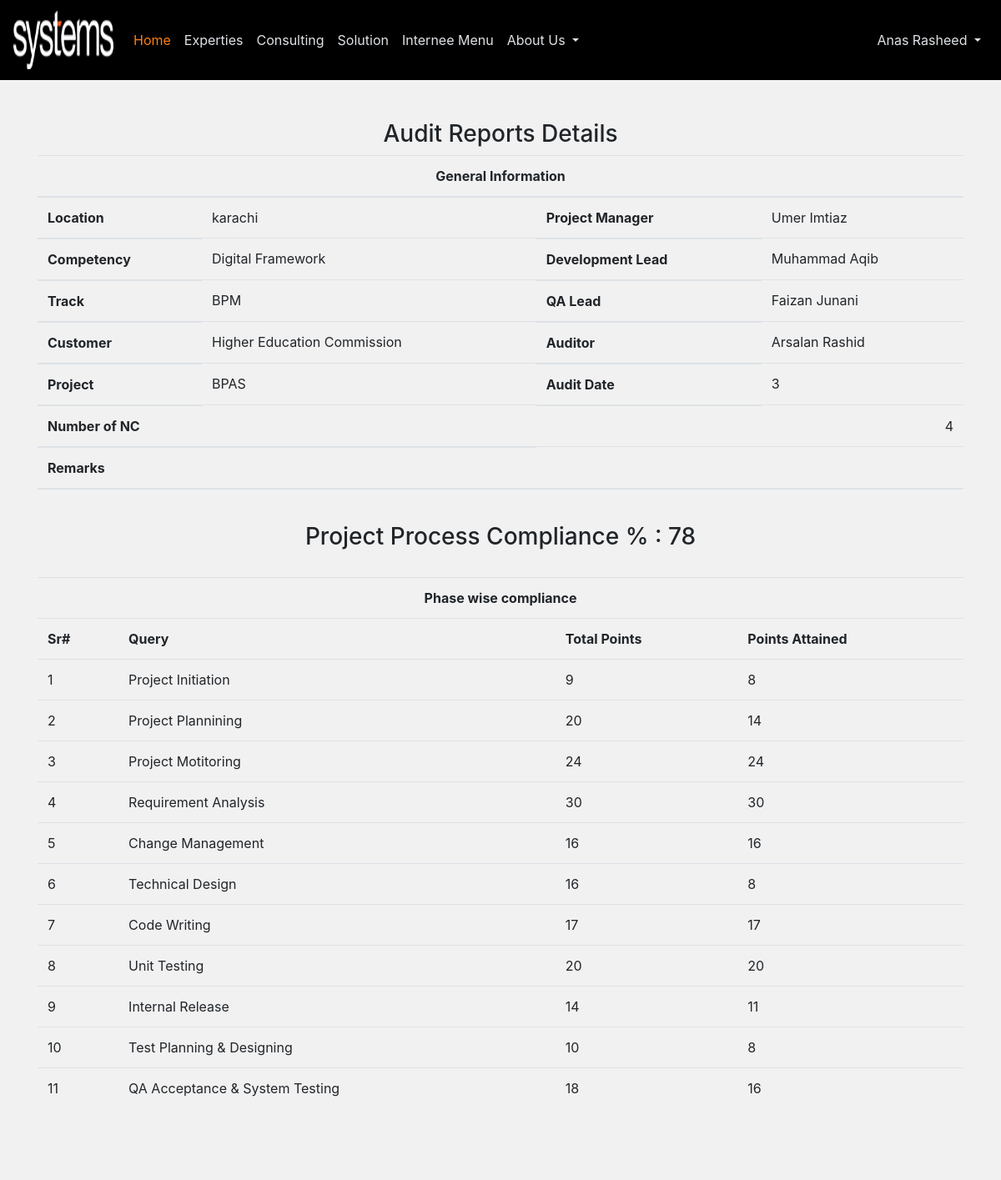
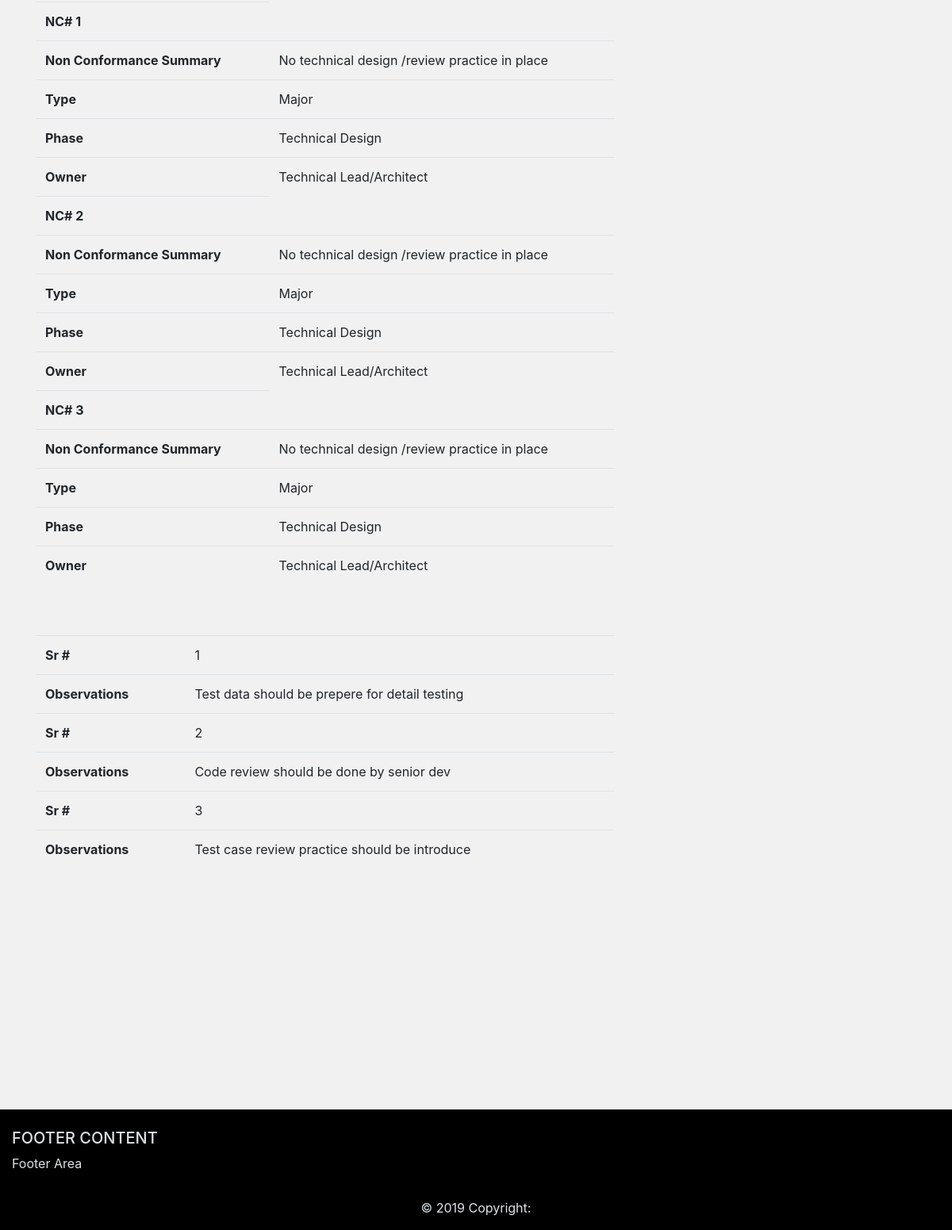
Page /Systems/report-summary.php?id=1 (signed in) on the committed database (2 pictures, top to bottom).
### tables this page shows
CREATE TABLE `audit` (
  `id` int(11) NOT NULL,
  `aduitDate` varchar(20) NOT NULL,
  `auditor` varchar(60) NOT NULL,
  `competency` varchar(40) NOT NULL,
  `Customer` varchar(60) NOT NULL,
  `Lead` varchar(40) NOT NULL,
  `location` varchar(40) NOT NULL,
  `projectManager` varchar(40) NOT NULL,
  `projectName` varchar(60) NOT NULL,
  `qaLead` varchar(40) NOT NULL,
  `remarks` text NOT NULL,
  `Total_NC` int(11) NOT NULL,
  `tracks` varchar(40) NOT NULL
);

CREATE TABLE `summary` (
  `summary_id` int(11) NOT NULL,
  `NonConformanceSummary` text NOT NULL,
  `type` varchar(60) NOT NULL,
  `owner` varchar(100) NOT NULL,
  `phase` varchar(60) NOT NULL,
  `report_id` int(11) DEFAULT NULL,
  `Observations` text NOT NULL
);

### Systems/report-summary.php (the view, shortened to what this page needs)
<?php
include('config/header.php');
?>
<br/>
<br/>
<h3 class="h3 text-center" >Audit Reports Details</h3>
<div class="container">
  <div class="row">
    <div class="col-12">
<table  class="table text-center table-hover">
  <thead>
  	 	<?php
  	$id=$_GET['id'];
$query="select * from `audit` where id=$id";
$sql=mysqli_query($connect, $query);
$rows=mysqli_num_rows($sql);
if($rows==1){
	while($row=mysqli_fetch_assoc($sql)){
		$location=$row['location'];
		$competency=$row['competency'];
		$customer=$row['Customer'];
		$track=$row['tracks'];
		$auditDate=$row['aduitDate'];
		$Project=$row['projectName'];
    $id=$row['id'];
    	$projectManager=$row['projectManager'];
    	$lead=$row['Lead'];
    	$qalead=$row['qaLead'];
    	$auditor=$row['auditor'];
    	$nc=$row['Total_NC'];
      $remarks=$row['remarks'];
?>
    <tr>
      <th scope="col" colspan="8" style="text-align:center;">General Information
      <tr>
      <th scope="col" style="text-align:left">Location</th>
      <td style="text-align:left"><?php echo $location;?></td>
      <th scope="col" style="text-align:left">Project Manager</th>
      <td style="text-align:left"><?php echo $projectManager;?></td>
    <tr>
      <th scope="col" style="text-align:left">Competency</th>
      <td style="text-align:left"><?php echo $competency;?></td>
      <th scope="col" style="text-align:left">Development Lead</th>
      <td style="text-align:left"><?php echo $lead;?></td>
      <tr>
      <th scope="col" style="text-align:left">Track</th>
		<td style="text-align:left"><?php echo $track;?></td>
	  <th scope="col" style="text-align:left">QA Lead</th>
		<td style="text-align:left"><?php echo $qalead;?></td>
      <tr>
      <th scope="col" style="text-align:left">Customer</th>
      <td style="text-align:left"><?php echo $customer;?></td>
      <th scope="col" style="text-align:left">Auditor</th>
      <td style="text-align:left"><?php echo $auditor;?></td>
      <tr>
      <th scope="col" style="text-align:left">Project</th>
      <td style="text-align:left"><?php echo $Project;?></td>
      <th scope="col" style="text-align:left">Audit Date</th>
      <td style="text-align:left"><?php echo $auditDate;?></td>
      <tr>
      <th scope="col" colspan="2" style="text-align:left">Number of NC </th>
      <td colspan="2" style="text-align:right"><?php echo $nc;?></td>
      </tr>
  </tr>
  </tr>
  </tr>
  </tr>
  </tr>
  </tr>
    <tr>
      <th scope="col" colspan="4" style="text-align:left">Remarks</th>
    </tr>
    <tr>
      <td colspan="4" style="text-align:left"><?php echo $remarks;?></td>
    </tr>
  </thead>
  <?php	}
}
?>
</table>
<?php
      $query="SELECT project_total from check_list where report_id=$id";
      $get=mysqli_query($connect, $query);
      if($get==true){
        $fetch=mysqli_fetch_assoc($get);
        $project_total=$fetch['project_total'];
      }
?>
<h3 class="text-center">Project Process Compliance %  : <?php echo $project_total;?></h3>
<br/>
<table class="table text-center table-hover">
  <tr>
    <th scope="col" colspan="8" style="text-align:center;">Phase wise compliance</th>
  </tr>
  <tr>
    <th class="text-left">Sr#</th>
    <th class="text-left">Query</th>
    <th class="text-left">Total Points</th>
    <th class="text-left">Points Attained</th>
  </tr>
<?php
  $query1="select stages.stage_name, sum(check_list.Total_Points), SUM(check_list.Points_Attained) from stages INNER JOIN check_list where stages.stage_id = check_list.stage_id GROUP By stages.stage_name ORDER BY stages.stage_id";
  $sql1=mysqli_query($connect, $query1);
  $sr=0;
  if($rows>0){
  while($row1=mysqli_fetch_assoc($sql1)){
    $stage_name=$row1['stage_name'];
    $Total_Points=$row1['sum(check_list.Total_Points)'];
    $Points_Attained=$row1['SUM(check_list.Points_Attained)'];
    $sr++;
?>
  <tr>
    <td style="text-align:left"><?php echo $sr?></td>
    <td style="text-align:left"><?php echo $stage_name;?></td>
    <td style="text-align:left"><?php echo $Total_Points;?></td>
    <td style="text-align:left"><?php echo $Points_Attained;?></td>
  </tr>
  <?php
}
}
  ?>
</table>
<br/>
<br/>
</div>
</div>
<div class="row">
  <div class="col-8">
  <table class="table text-center table-hover">
    <?php
    $query2="SELECT * FROM `summary` WHERE `report_id` = $id";
    $sum=mysqli_query($connect, $query2);
    $summary=mysqli_num_rows($sum);
    $se=0;
    if($summary>0){
      while($sumfetch=mysqli_fetch_assoc($sum)){
        $NonConformanceSummary=$sumfetch['NonConformanceSummary'];
        $type=$sumfetch['type'];
        $owner=$sumfetch['owner'];
        $phase=$sumfetch['phase'];
        $se++;
    ?>
  <tr>
    <th class="text-left">NC# <?php echo $se; ?></th>
  </tr>
  <tr>
    <th class="text-left">Non Conformance Summary</th>
    <td class="text-left"><?php echo $NonConformanceSummary; ?></td>
  </tr>
  <tr>
    <th class="text-left">Type</th>
    <td class="text-left"><?php echo $type; ?></td>
  </tr>
  <tr>
    <th class="text-left">Phase</th>
    <td class="text-left"><?php echo $phase; ?></td>
  </tr>
  <tr>
    <th class="text-left">Owner</th>
    <td class="text-left"><?php echo $owner; ?></td>
  </tr>
<?php
 }
    }
?>
<br/>
</table>
</div>
</div>
<br/>
<div class="row">
  <div class="col-8">
    <table class="table text-center table-hover">
    <?php
    $query2="SELECT * FROM `summary` WHERE `report_id` = $id";
    $sum=mysqli_query($connect, $query2);
    $summary=mysqli_num_rows($sum);
    $se=0;
    if($summary>0){
      while($sumfetch=mysqli_fetch_assoc($sum)){
        $Observations=$sumfetch['Observations'];
        $se++;
    ?>
  <tr>
    <th class="text-left">Sr #</th>
    <td class="text-left"><?php echo $se; ?></td>
  </tr>
  <tr>
    <th class="text-left">Observations</th>
    <td class="text-left"><?php echo $Observations; ?></td>
  </tr>
<?php
 }
    }
?>
<br/>
</table>
  </div>
</div>
</div>
<br>
 <br>
 <br>
 <br>
 <br>
 <br>
 <br>
 <br>
 <br>
 <br>
 <br>
 <br>
<?php
include('config/footer.php');
 ?>

### Systems/report-summary.php (style rules this page uses)
body { background-color: #f1f1f1; }
table { left:50px; }

### rows in the picture
audit: location "karachi", projectManager "Umer Imtiaz", competency "Digital Framework", Lead "Muhammad Aqib", tracks "BPM", qaLead "Faizan Junani", Customer "Higher Education Commission", auditor "Arsalan Rashid", projectName "BPAS", aduitDate "3", Total_NC "4"
summary: NonConformanceSummary "No technical design /review practice in place", type "Major", phase "Technical Design", owner "Technical Lead/Architect", Observations "Test data should be prepere for detail testing"
summary: NonConformanceSummary "No technical design /review practice in place", type "Major", phase "Technical Design", owner "Technical Lead/Architect", Observations "Code review should be done by senior dev"
summary: NonConformanceSummary "No technical design /review practice in place", type "Major", phase "Technical Design", owner "Technical Lead/Architect", Observations "Test case review practice should be introduce"

### other values in the picture
$fname "Anas"
$lname "Rasheed"
$project_total "78"
$stage_name "Project Initiation"
$Total_Points "9"
$Points_Attained "8"
$stage_name "Project Plannining"
$Total_Points "20"
$Points_Attained "14"
$stage_name "Project Motitoring"
$Total_Points "24"
$Points_Attained "24"
$stage_name "Requirement Analysis"
$Total_Points "30"
$Points_Attained "30"
